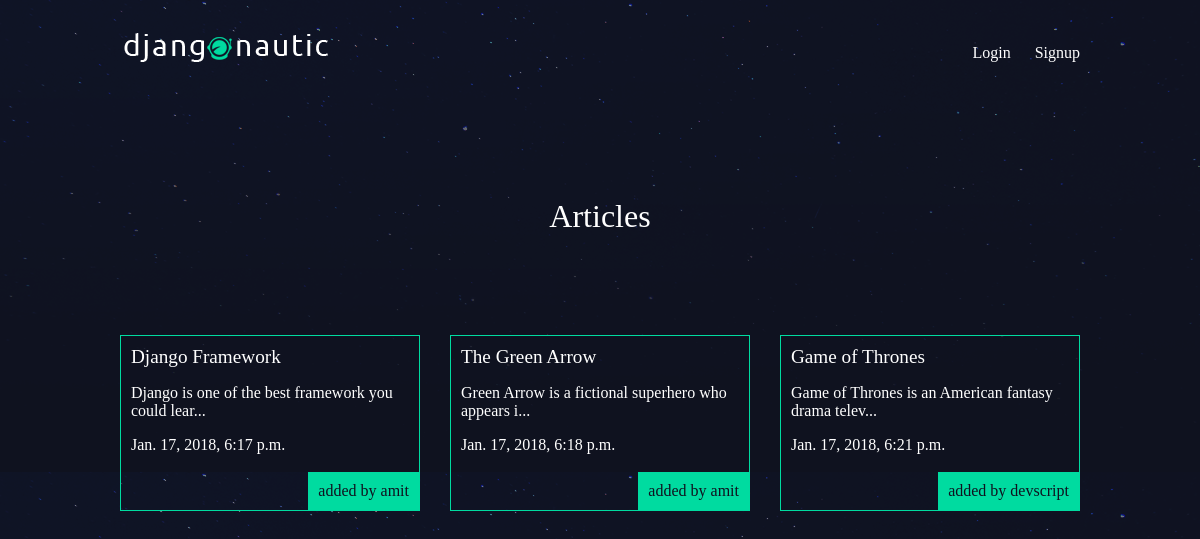
The app's page /articles/ with its own data.
### articles/models.py (models this page shows, shortened)
class Article(models.Model):
    title = models.CharField(max_length=100)
    slug = models.SlugField()
    body = models.TextField()
    date = models.DateTimeField(auto_now_add=True)
    thumb = models.ImageField(default='default.png', blank=True)
    author = models.ForeignKey(User, default=None, on_delete=models.CASCADE)
    def snippet(self):
    	return self.body[:50] + "..."

### articles/views.py (the view)
def article_list(request):
    article_list = Article.objects.all().order_by('date')
    context = {
        'article_list' :article_list
    }
    return render(request, "articles/article_list.html", context=context)

### articles/templates/articles/article_list.html (shortened to what this page needs)
{% extends 'base_layout.html' %}
{% block content %}
    <h1>Articles</h1>
    <div class="articles">
      {% for article in article_list %}
        <div class="article">
          <h2><a href="{% url 'articles:detail' article.slug %}">{{ article.title }}</a></h2>
          <p>{{ article.snippet }}</p>
          <p>{{ article.date }}</p>
          <p class="author">added by {{ article.author.username }}</p>
        </div>
      {% endfor %}
    </div>
{% endblock %}

### assets/style.css (style rules this page uses)
body { background-color: #0f121f; background-image: url(stars.png); background-repeat-y: no-repeat; color: #fff; }
body * { font-family: Ubuntu; }
h1, h2, h3, h4, h5 { font-weight: normal; margin: 0; }
a, a:hover, a:visited { color: #fff; text-decoration: none; }
div.wrapper h1 { text-align: center; margin: 100px auto; }
.articles { display: grid; grid-template-columns: 1fr 1fr 1fr; grid-gap: 30px; }
.article { padding: 10px; border: 1px solid #00dba0; position: relative; padding-bottom: 40px; }
.article h2 { font-size: 1.2em; }
.articles .author { padding: 10px; background: #00dba0; position: absolute; right:0; bottom:0; margin:0; color: #0f121f; }

### records on screen
Article: title "Django Framework", snippet "Django is one of the best framework you could lear...", date "Jan. 17, 2018, 6:17 p.m.", author.username "amit"
Article: title "The Green Arrow", snippet "Green Arrow is a fictional superhero who appears i...", date "Jan. 17, 2018, 6:18 p.m.", author.username "amit"
Article: title "Game of Thrones", snippet "Game of Thrones is an American fantasy drama telev...", date "Jan. 17, 2018, 6:21 p.m.", author.username "devscript"
